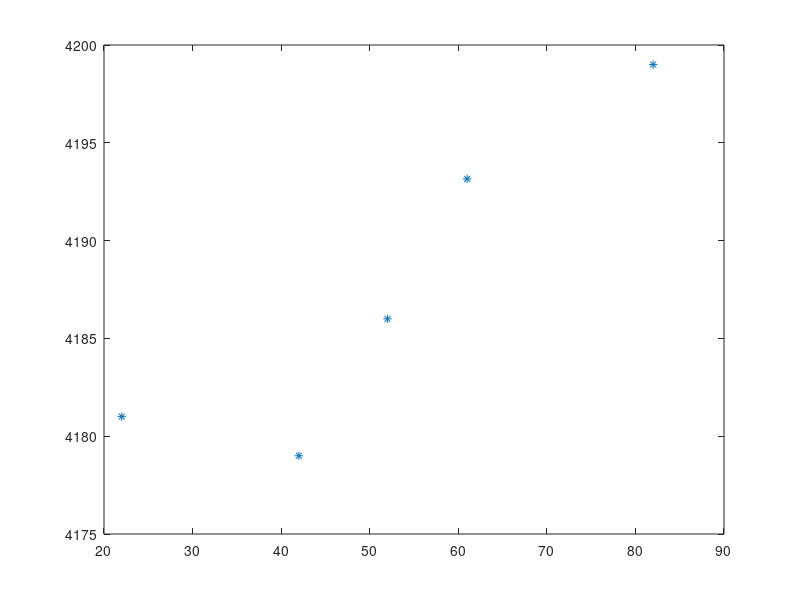

This chart was generated by the following MATLAB code:
%EXERC 1
clear
clc
fprintf('Exercicio 1\n\n');
w = [5 10 15 20 30 40];
V = [1226 1498 1822 2138 2662 2840];
num = 6;
in = [5 10 12 15 20 25 30 38 40];
f = [0 0 0 0 0 0 0 0 0];

for k = 1:9
   x = in(k);
   n = [1 1 1 1 1 1];
   d = [1 1 1 1 1 1];
   L = [0 0 0 0 0 0];
   P = 0;

   for i = 1:num
       for j = 1:num
           if( j ~= i)
               n(i) = n(i) * (x - w(j));
               d(i) = d(i) * (w(i) - w(j));
           end
       end
       L(i) = n(i)/d(i);
   end
   
   for i = 1:num
       P = P + (V(i)*L(i));
   end
   f(k) = P;
   fprintf('V(%d) = %d\n', x, f(k));
end

plot(in,f ,'*');

%EXERC 2
clear
%clc
fprintf('\nExercicio 2\n\n');
w = [1 2 3 4 5 6];
V = [14.5 19.5 30.5 53.5 94.5 159.5];
num = 6;
in = [1 2 3 4 4.5 5 6];
fx = [0 0 0 0 0 0 0];

for k = 1:7
   x = in(k);
   n = [1 1 1 1 1 1];
   d = [1 1 1 1 1 1];
   L = [0 0 0 0 0 0];
   P = 0;

   for i = 1:num
       for j = 1:num
           if( j ~= i)
               n(i) = n(i) * (x - w(j));
               d(i) = d(i) * (w(i) - w(j));
           end
       end
       L(i) = n(i)/d(i);
   end
   
   for i = 1:num
       P = P + (V(i)*L(i));
   end
   fx(k) = P;
   fprintf('f(%d) = %d\n', x , fx(k));
   
end
plot(in,fx , '*');


%EXERC 3
clear
%clc
fprintf('\nExercicio 3\n\n');

w = [2 4.25];
V = [7.2 7.1];
num = 2;
in = [2 4 4.25];
fx = [0 0 0];

for k = 1:3
   x = in(k);
   n = [1 1];
   d = [1 1];
   L = [0 0];
   P = 0;

   for i = 1:num
       for j = 1:num
           if( j ~= i)
               n(i) = n(i) * (x - w(j));
               d(i) = d(i) * (w(i) - w(j));
           end
       end
       L(i) = n(i)/d(i);
   end
   
   for i = 1:num
       P = P + (V(i)*L(i));
   end
   fx(k) = P;
   fprintf('f(%d) = %d\n', x , fx(k));
   
end

%EXERC 4
clear
%clc
fprintf('\nExercicio 4\n\n');

w = [22 42 52 82];
V = [4181 4179 4186 4199];
num = 4;
in = [22 42 52 61 82];
fx = [0 0 0 0 0];

for k = 1:5
   x = in(k);
   n = [1 1 1 1];
   d = [1 1 1 1];
   L = [0 0 0 0];
   P = 0;

   for i = 1:num
       for j = 1:num
           if( j ~= i)
               n(i) = n(i) * (x - w(j));
               d(i) = d(i) * (w(i) - w(j));
           end
       end
       L(i) = n(i)/d(i);
   end
   
   for i = 1:num
       P = P + (V(i)*L(i));
   end
   fx(k) = P;
   fprintf('f(%d) = %d\n', x , fx(k));
   
end

plot(in,fx ,'*');


%EXERC 5
clear
%clc
fprintf('\nExercicio 5\n\n');
w = [1 2 3 4 5 6];
V = [14.5 19.5 30.5 53.5 94.5 159.5];
num = 6;
fx = [0 0 0 0 0 0 0];
m = zeros(6);
n = [1 1 1 1 1 1];
d = [1 1 1 1 1 1];
L = [0 0 0 0 0 0];

for j = 1:num
    k = j;
   for i = 1:(num - j + 1)
       if( j == 1)
           m(i,1) = V(i); 
       else
           m(i,j) = (m(i+1,j-1) - m(i,j-1))/(w(k) - w(i));
       end
       k = k + 1;
   end

end

in = [1 2 3 4 4.5 5 6];
for k = 1:7
    x = in(k);
    P = m(1,1);
    for i = 2:6
        B = 1;
        for j = 1:i-1
            B = B*(x-w(j));
        end;
        P = P + (m(1,i))*B;  
    end
    fx(k) = P;
    fprintf('f(%d) = %d\n', x , fx(k));
end

%EXERC 6
clear
%clc
fprintf('\nExercicio 6\n\n');

w = [1 2 3 5 7];
V = [3 5 9 11 15];
num = 5;
fx = [0 0 0 0 0];
m = zeros(5);
n = [1 1 1 1 1];
d = [1 1 1 1 1];
L = [0 0 0 0 0];

for j = 1:num
    k = j;
   for i = 1:(num - j + 1)
       if( j == 1)
           m(i,1) = V(i); 
       else
           m(i,j) = (m(i+1,j-1) - m(i,j-1))/(w(k) - w(i));
       end
       k = k + 1;
   end

end

m

in = [1 2 3 5 7];
for k = 1:5
    x = in(k);
    P = m(1,1);
    for i = 2:5
        B = 1;
        for j = 1:i-1
            B = B*(x-w(j));
        end;
        P = P + (m(1,i))*B;  
    end
    fx(k) = P;
    fprintf('f(%d) = %d\n', x , fx(k));
end


